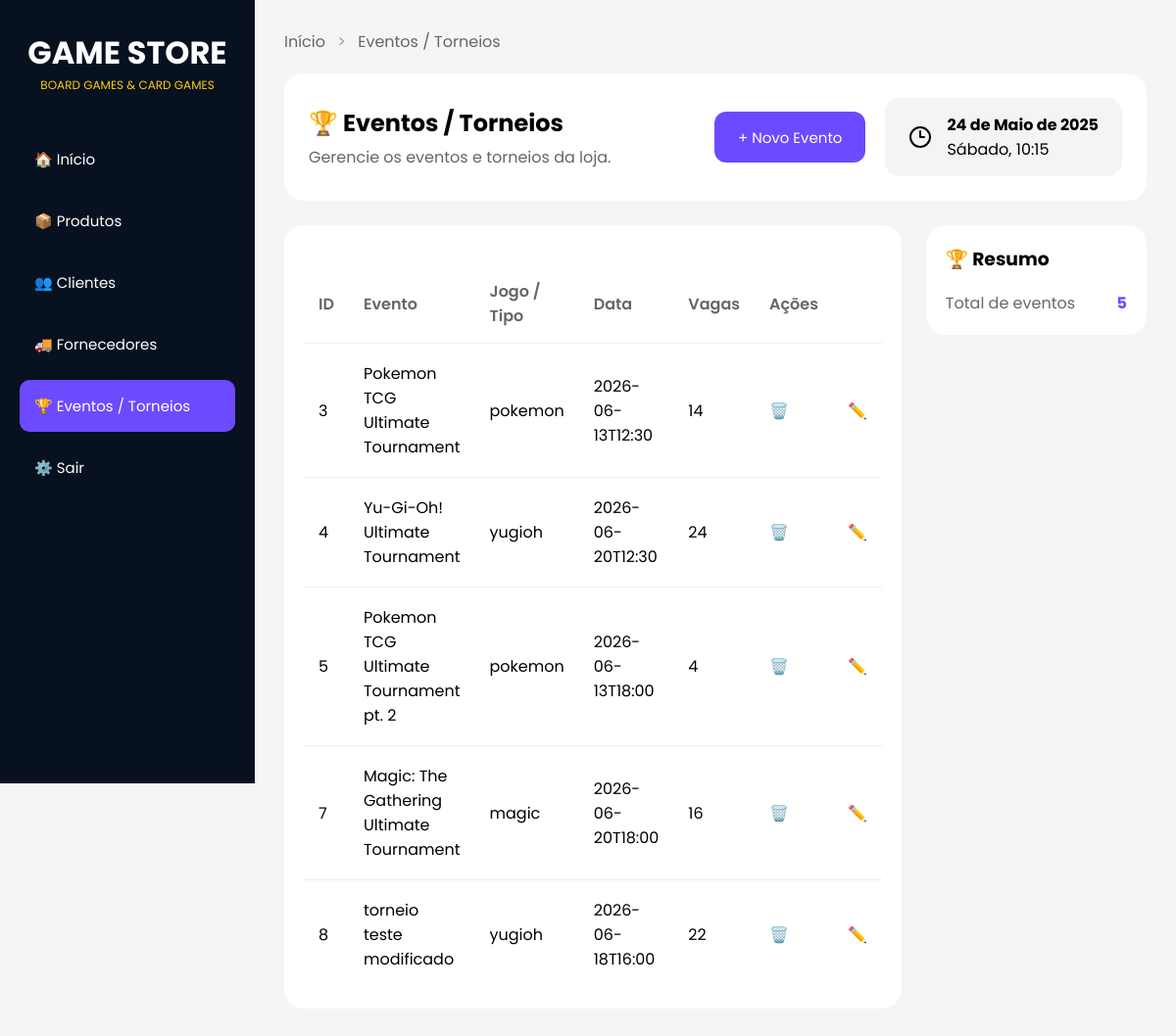
Before: /eventos with the older database file.
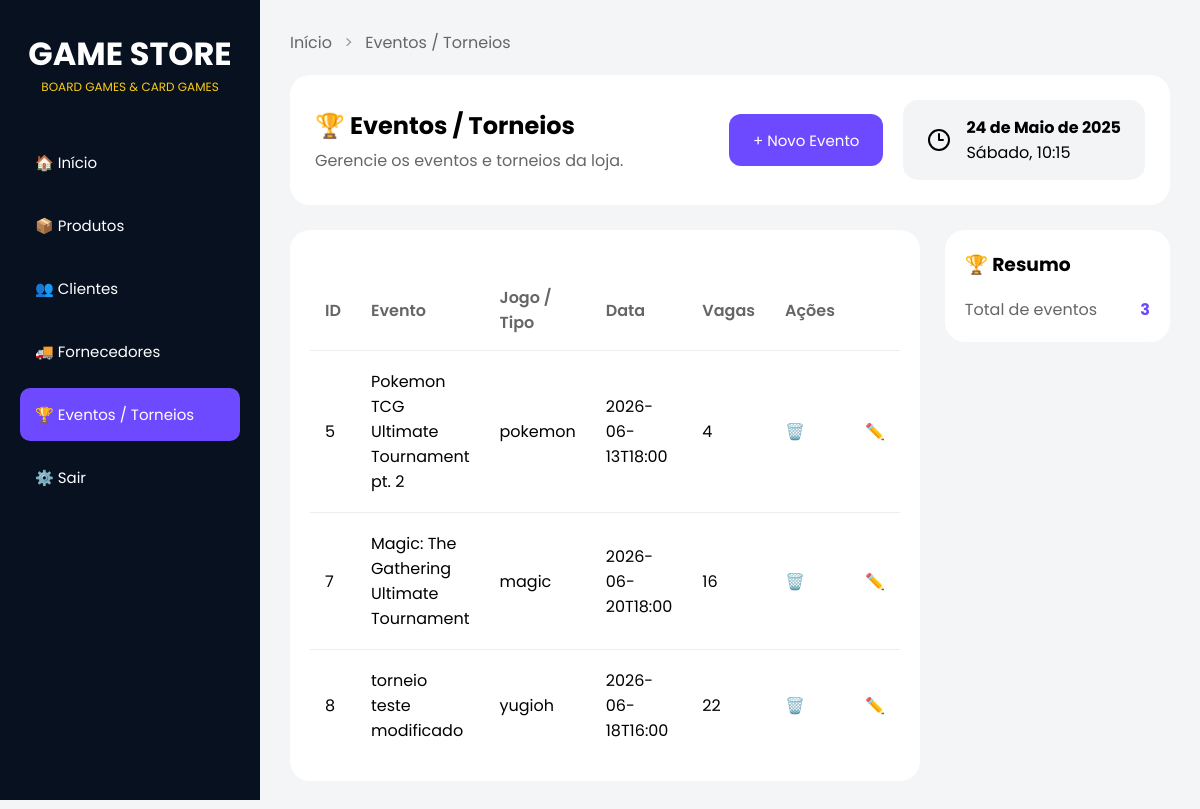
After: the same page with the newer database file.
### tables this page shows
CREATE TABLE eventos (
            id INTEGER PRIMARY KEY AUTOINCREMENT,
            nome TEXT NOT NULL,
            jogo TEXT NOT NULL,
            data TEXT NOT NULL,
            vagas INTEGER NOT NULL
        );

### routes.py (the view)
@app.route("/eventos")
def eventos():
    criar_tabela_eventos()
    lista = listar_eventos()
    return render_template(
    "eventos.html",
    eventos=lista,
    total_eventos=len(lista),
    modo = "criar"
)

### database.py (called while the page is built)
def conectar():
    return sqlite3.connect(CAMINHO_BANCO)

### modules/eventos.py (called while the page is built)
def criar_tabela_eventos():
    conn = conectar()
    cursor = conn.cursor()
    cursor.execute("""
        CREATE TABLE IF NOT EXISTS eventos (
            id INTEGER PRIMARY KEY AUTOINCREMENT,
            nome TEXT NOT NULL,
            jogo TEXT NOT NULL,
            data TEXT NOT NULL,
            vagas INTEGER NOT NULL
        )
    """)
    conn.commit()
    conn.close()

def listar_eventos():
    conn = conectar()
    cursor = conn.cursor()
    cursor.execute("SELECT * FROM eventos") # seleciona tudo da tabela eventos
    eventos = cursor.fetchall()
    conn.close()
    return eventos # retorna tudo q selecionamos com o fetchall

### templates/eventos.html (shortened to what this page needs)
<!doctype html>
<html lang="pt-BR">
<head>
  <link rel="stylesheet" href="{{ url_for('static', filename='eventos.css') }}" />
</head>
<body>
  <div class="sidebar">
    <div class="logo">
      <h1>GAME STORE</h1>
      <p>BOARD GAMES & CARD GAMES</p>
    </div>
    <div class="menu">
      <a href="/">🏠 Início</a>
      <a href="/produtos">📦 Produtos</a>
      <a href="/clientes">👥 Clientes</a>
      <a href="/fornecedores">🚚 Fornecedores</a>
      <a href="/eventos" class="active">🏆 Eventos / Torneios</a>
      <a href="#">⚙️ Sair</a>
    </div>
  </div>
  <main class="main">
    <div class="breadcrumb">
      <a href="/home">Início</a>
      <span>></span>
      <a href="/eventos">Eventos / Torneios</a>
    </div>
    <section class="topo">
      <div class="titulo-subt">
        <h1>🏆 Eventos / Torneios</h1>
        <p>Gerencie os eventos e torneios da loja.</p>
      </div>
      <div class="botoes-titulo">
        <button class="new-event" onclick="mostrarFormulario()">
          + Novo Evento
        </button>
      </div>
      <div class="data">
        <i data-lucide="clock-3"></i>
        <div class="data-textos">
          <h4>24 de Maio de 2025</h4>
          <p>Sábado, 10:15</p>
        </div>
      </div>
    </section>
    <section class="content">
      <div class="eventos">
        <table class="tabela-eventos">
          <thead>
            <tr>
              <th>ID</th>
              <th>Evento</th>
              <th>Jogo / Tipo</th>
              <th>Data</th>
              <th>Vagas</th>
              <th>Ações</th>
            </tr>
          </thead>
          <tbody>
            {% for evento in eventos %}
            <tr>
              <td>{{ evento[0] }}</td>
              <td>{{ evento[1] }}</td>
              <td>{{ evento[2] }}</td>
              <td>{{ evento[3] }}</td>
              <td>{{ evento[4] }}</td>
              <td>
                <form action="/eventos/excluir/{{ evento[0] }}" method="POST">
                  <button type="submit">🗑️</button>
                </form>
              </td>
              <td>
                <form action="/eventos/editar/{{ evento[0] }}" method="GET">
                  <button type="submit">✏️</button>
                </form>
              </td>
            </tr>
            {% endfor %}
          </tbody>
        </table>
      </div>
      <aside class="barra-direita">
        <div class="card">
          <h3>🏆 Resumo</h3>
          <div class="info">
            <span>Total de eventos</span>
            <strong>{{ total_eventos }}</strong>
          </div>
        </div>
      </aside>
    </section>
  </main>
</body>
</html>

### static/Eventos.css (style rules this page uses)
* { margin: 0; padding: 0; box-sizing: border-box; font-family: "Poppins", sans-serif; }
body { background: #f4f5f7; display: flex; }
.sidebar { width: 260px; height: 100vh; background: #081120; color: white; padding: 30px 20px; position: fixed; }
.logo { text-align: center; margin-bottom: 40px; }
.logo h1 { font-size: 32px; }
.logo p { color: #facc15; font-size: 12px; }
.menu { display: flex; flex-direction: column; gap: 10px; }
.menu a { text-decoration: none; color: white; padding: 15px; border-radius: 10px; transition: 0.3s; font-size: 15px; }
.menu a.active { background: #6d4aff; }
.main { margin-left: 260px; width: calc(100% - 260px); padding: 30px; }
.breadcrumb { margin-bottom: 20px; }
.breadcrumb a { text-decoration: none; color: #666; }
.breadcrumb span { margin: 0 8px; color: #999; }
.topo { display: flex; align-items: center; gap: 20px; background: white; padding: 25px; border-radius: 20px; margin-bottom: 25px; }
.titulo-subt { flex: 1; }
.titulo-subt h1 { margin-bottom: 5px; }
.titulo-subt p { color: #666; }
.botoes-titulo { display: flex; gap: 10px; }
.new-event { height: 52px; padding: 0 24px; border: none; border-radius: 12px; font-size: 15px; cursor: pointer; transition: 0.3s; background: #6d4aff; color: white; }
.data { display: flex; align-items: center; gap: 15px; background: #f3f4f6; padding: 15px 24px; border-radius: 15px; }
.data-textos h4, .data-textos p { margin: 0; }
.content { display: flex; gap: 25px; }
.eventos { flex: 1; background: white; border-radius: 20px; padding: 20px; }
.barra-direita { width: 320px; }
.card { background: white; border-radius: 20px; padding: 20px; margin-bottom: 20px; }
.card h3 { margin-bottom: 15px; }
.tabela-eventos { width: 100%; border-collapse: collapse; margin-top: 20px; }
.tabela-eventos th { text-align: left; color: #666; font-weight: 600; padding: 15px; }
.tabela-eventos td { padding: 18px 15px; border-top: 1px solid #eee; }
.tabela-eventos td form button { background: none; border: none; cursor: pointer; font-size: 16px; }
.info { display: flex; justify-content: space-between; margin-top: 18px; }
.info span { color: #666; }
.info strong { color: #6d4aff; }

Changed rows visible on the page:
removed eventos: id "3", nome "Pokemon TCG Ultimate Tournament", jogo "pokemon", data "2026-06-13T12:30", vagas "14"
removed eventos: id "4", nome "Yu-Gi-Oh! Ultimate Tournament", jogo "yugioh", data "2026-06-20T12:30", vagas "24"
Other visible differences:
{{ total_eventos }}: "5" → "3"
